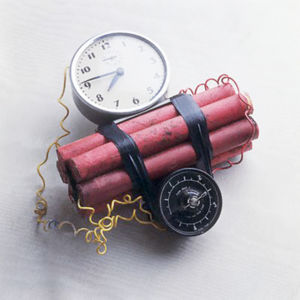
#> input picture src/text_in_image/test.jpg, 300 x 300 px
$ python test.py
#> lines starting #> are read from the running program, lines starting #| are printed output that depends on the picture
import cv2
import numpy as np

words_on_row = 10
word_apperences = 3
key_words = 'subliminal messaging'
phrase = "How to use subliminal messaging to make someone do what you want?"

def embed_words_in_image(image_path, phrase, key_words, word_apperences, words_on_row):

    # Create phrase with multiple key words
#> called with image_path = 'test.jpg', key_words = 'subliminal messaging', word_apperences = 3, words_on_row = 10
    phrase = phrase.replace(key_words, ' '.join(word_apperences*[key_words]))

    # Load and resize the original image
    image = cv2.imread(image_path, cv2.COLOR_BGR2RGB)
#> image is the input picture: shape (300, 300, 3); mean B, G, R 183.5, 178.4, 186.4
    image = cv2.resize(image, (1024, 1024), interpolation=cv2.INTER_LINEAR)
#> image: shape (1024, 1024, 3)

    # Define words list
    words_list = phrase.split(' ')
    # print(f"# of words: {len(words_list)} and rows {len(words_list)//words_on_row + 1}")
    # print(words_list)

    for i in range(len(words_list)):
        if words_list[i] in key_words.split(' '):
            # print(f"\nColored word {i}")
            # print(f"X coord: {(i%words_on_row)*100}")
            # print(f"Y coord: {100 + (i//words_on_row)*100}\n")
            image = cv2.putText(image,
                        words_list[i],
                        ((i%words_on_row) * 100, 100 + (i//words_on_row) * 100),
                        cv2.FONT_HERSHEY_SIMPLEX,
                        0.5,
                        (125, 125, 125),
                        1)
        else:
            # print(f"\nNormal word {i}")
            # print(f"X coord: {(i%words_on_row)*100}")
            # print(f"Y coord: {100 + (i//words_on_row)*100}\n")
            image = cv2.putText(image,
                        words_list[i],
                        ((i%words_on_row) * 100, 100 + (i//words_on_row) * 100),
                        cv2.FONT_HERSHEY_SIMPLEX,
                        0.5,
                        (0, 0, 0),
                        1)
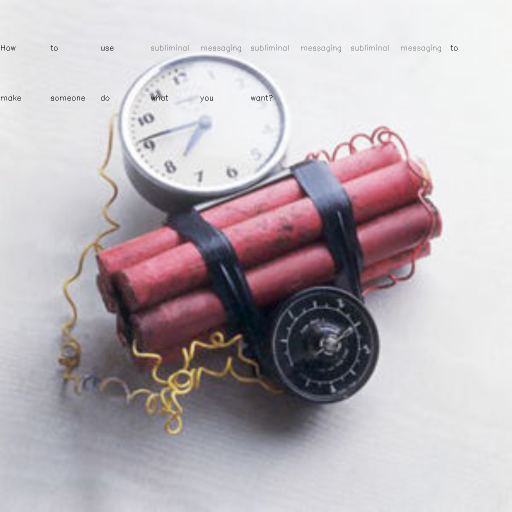
#> image: shape (1024, 1024, 3) (shown at 1/2 size); mean B, G, R 183.1, 178, 186

    # Return the resulting image
    return image

# Usage example
cv2.imshow("test", embed_words_in_image('test.jpg', phrase, key_words, word_apperences, words_on_row))
cv2.waitKey(0)
